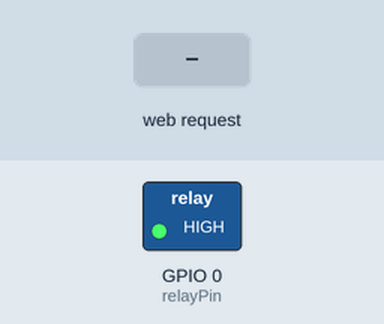
Simulated run of this sketch. Board: ESP8266 (NodeMCU). Parts: switched loads named in the sketch (green lamp = pin HIGH). The inputs (shaded band) are chosen by the test bench. WiFi joins after 1.5 s; servers stay silent unless stated; what the sketch prints to the serial monitor is not drawn.

Above: at 3.7 s.
3.8 s: HTTP request GET /ON received
At 5.0 s:
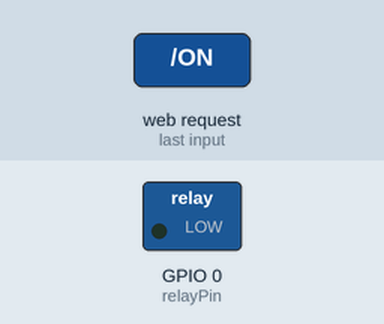
5.5 s: HTTP request GET /OFF received
At 6.3 s:
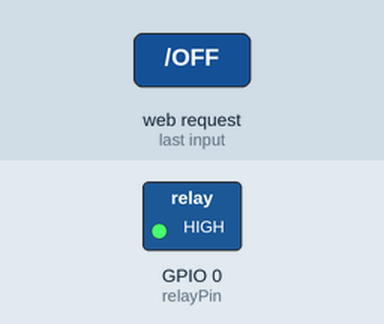
7.0 s: HTTP request GET /ON_SYNC received
At 7.5 s:
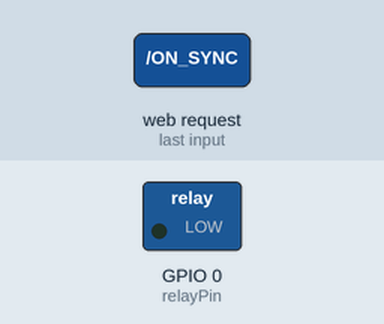
Timing chart, 0 to 10.0 s (numbered marks = the images above; inputs shaded):
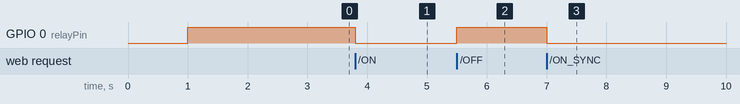

Measured:
- after the input at 3.8 s, GPIO 0 (relayPin): HIGH → LOW at once
- after the input at 5.5 s, GPIO 0 (relayPin): LOW → HIGH at once
- after the input at 7.0 s, GPIO 0 (relayPin): HIGH → LOW at once

The sketch:

Relay1.ino
```cpp
#include <ESP8266WiFi.h>
#include <ESP8266WebServer.h>
#include <ESP8266HTTPClient.h>
#include <WiFiClient.h>

//Wifi generated by the ESP-01
const char* ssidAP = "Relay_1";
const char* passwordAP = "abc12345";

//IP of this relay
IPAddress local_ip(192, 168, 4, 2);
IPAddress gateway(192, 168, 4, 1);
IPAddress subnet(255, 255, 255, 0);

//Configuration of the Wifi from the other ESP-01
const char* ssidClient = "Relay_2";
const char* passwordClient = "abc12345";
const char* serverIP = "192.168.4.3";

//Creating the WebServer
ESP8266WebServer server(80);
WiFiClient wifiClient;
HTTPClient http;

//Defining the pin of the ESP-01 that will command the relay
const int relayPin = 0;

//Control variables
bool relayState = false; // false = OFF, true = ON
unsigned long lastSyncTime = 0;
const unsigned long syncInterval = 5000; // Sync every 5 seconds
bool isConnectedToPeer = false;

//Function to sync state with other relay
void syncWithPeer(String command) {
    if (WiFi.status() == WL_CONNECTED) {
        http.begin(wifiClient, "http://" + String(serverIP) + "/" + command + "_SYNC");
        http.setTimeout(2000);
        int httpCode = http.GET();

        if (httpCode > 0) {
            isConnectedToPeer = true;
            Serial.println("Sync successful with Relay 2: " + command);
        } else {
            isConnectedToPeer = false;
            Serial.println("Sync failed with Relay 2");
        }
        http.end();
    }
}

//Function to check peer status
void checkPeerStatus() {
    if (WiFi.status() == WL_CONNECTED) {
        http.begin(wifiClient, "http://" + String(serverIP) + "/status");
        http.setTimeout(2000);
        int httpCode = http.GET();

        if (httpCode == 200) {
            String payload = http.getString();
            isConnectedToPeer = true;

            // Check if peer state is different and sync if needed
            if (payload.indexOf("ON") != -1 && !relayState) {
                relayState = true;
                digitalWrite(relayPin, LOW);
                Serial.println("Synced ON from Relay 2");
            } else if (payload.indexOf("OFF") != -1 && relayState) {
                relayState = false;
                digitalWrite(relayPin, HIGH);
                Serial.println("Synced OFF from Relay 2");
            }
        } else {
            isConnectedToPeer = false;
        }
        http.end();
    }
}

//Relay Configuration
void setup(){
    Serial.begin(115200);
    delay(1000);

    pinMode(relayPin, OUTPUT);
    digitalWrite(relayPin, HIGH); // Start OFF
    relayState = false;

    //Configures this relay as Access Point
    Serial.println("Setting up Access Point...");
    WiFi.softAP(ssidAP, passwordAP);
    WiFi.softAPConfig(local_ip, gateway, subnet);

    Serial.print("Relay 1 AP IP: ");
    Serial.println(WiFi.softAPIP());

    //Makes this relay to connect to the other one as a Client
    Serial.print("Connecting to Relay 2...");
    WiFi.begin(ssidClient, passwordClient);

    int attempts = 0;
    while (WiFi.status() != WL_CONNECTED && attempts < 20){
        delay(500);
        Serial.print(".");
        attempts++;
    }

    if (WiFi.status() == WL_CONNECTED) {
        Serial.println("\nConnection Success!");
        Serial.print("Connected to Relay 2 with IP: ");
        Serial.println(WiFi.localIP());
        isConnectedToPeer = true;
    } else {
        Serial.println("\nFailed to connect to Relay 2. Operating in standalone mode.");
        isConnectedToPeer = false;
    }

    //Configuration of the API requisitions
    server.on("/", HTTP_GET, [](){
        String status = relayState ? "ON" : "OFF";
        String peerStatus = isConnectedToPeer ? "Connected" : "Disconnected";
        String response = "Relay 1 Status: " + status + "\nPeer Connection: " + peerStatus;
        server.send(200, "text/plain", response);
    });

    server.on("/ON", HTTP_GET, [](){
        relayState = true;
        digitalWrite(relayPin, LOW);
        server.send(200, "text/plain", "Relay 1 power: ON");

        // Sync with peer
        syncWithPeer("ON");
    });

    server.on("/OFF", HTTP_GET, [](){
        relayState = false;
        digitalWrite(relayPin, HIGH);
        server.send(200, "text/plain", "Relay 1 power: OFF");

        // Sync with peer
        syncWithPeer("OFF");
    });

    // Sync endpoints (called by peer)
    server.on("/ON_SYNC", HTTP_GET, [](){
        relayState = true;
        digitalWrite(relayPin, LOW);
        server.send(200, "text/plain", "Relay 1 synced: ON");
        Serial.println("Received sync command: ON");
    });

    server.on("/OFF_SYNC", HTTP_GET, [](){
        relayState = false;
        digitalWrite(relayPin, HIGH);
        server.send(200, "text/plain", "Relay 1 synced: OFF");
        Serial.println("Received sync command: OFF");
    });

    server.on("/status", HTTP_GET, [](){
        String status = relayState ? "ON" : "OFF";
        server.send(200, "text/plain", "Relay Status: " + status);
    });

    server.begin();
    Serial.println("Web server started");
}

//Main loop
void loop() {
    server.handleClient();

    // Check WiFi connection
    if (WiFi.status() != WL_CONNECTED) {
        if (isConnectedToPeer) {
            Serial.println("Lost connection to Relay 2! Trying to reconnect...");
            isConnectedToPeer = false;
        }

        static unsigned long lastReconnectAttempt = 0;
        if (millis() - lastReconnectAttempt > 10000) { // Try every 10 seconds
            WiFi.begin(ssidClient, passwordClient);
            lastReconnectAttempt = millis();
        }
    } else if (!isConnectedToPeer) {
        isConnectedToPeer = true;
        Serial.println("Reconnected to Relay 2!");
    }

    // Periodic sync check
    if (millis() - lastSyncTime > syncInterval && isConnectedToPeer) {
        checkPeerStatus();
        lastSyncTime = millis();
    }

    yield(); // Allow ESP8266 to handle background tasks
}
```
